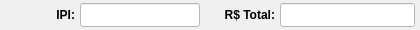
              <widget class="QWidget" name="widget_36" native="true">
               <property name="minimumSize">
                <size>
                 <width>0</width>
                 <height>30</height>
                </size>
               </property>
               <property name="maximumSize">
                <size>
                 <width>16777215</width>
                 <height>30</height>
                </size>
               </property>
               <property name="styleSheet">
                <string notr="true"/>
               </property>
               <layout class="QHBoxLayout" name="horizontalLayout_12">
                <property name="spacing">
                 <number>5</number>
                </property>
                <property name="leftMargin">
                 <number>5</number>
                </property>
                <property name="topMargin">
                 <number>3</number>
                </property>
                <property name="rightMargin">
                 <number>5</number>
                </property>
                <property name="bottomMargin">
                 <number>3</number>
                </property>
                <item>
                 <widget class="QLabel" name="label_47">
                  <property name="minimumSize">
                   <size>
                    <width>70</width>
                    <height>0</height>
                   </size>
                  </property>
                  <property name="maximumSize">
                   <size>
                    <width>70</width>
                    <height>16777215</height>
                   </size>
                  </property>
                  <property name="font">
                   <font>
                    <pointsize>9</pointsize>
                    <weight>75</weight>
                    <bold>true</bold>
                   </font>
                  </property>
                  <property name="text">
                   <string>IPI:</string>
                  </property>
                  <property name="alignment">
                   <set>Qt::AlignRight|Qt::AlignTrailing|Qt::AlignVCenter</set>
                  </property>
                 </widget>
                </item>
                <item>
                 <widget class="QLineEdit" name="line_Ipi_Manu">
                  <property name="sizePolicy">
                   <sizepolicy hsizetype="Preferred" vsizetype="Preferred">
                    <horstretch>0</horstretch>
                    <verstretch>0</verstretch>
                   </sizepolicy>
                  </property>
                  <property name="minimumSize">
                   <size>
                    <width>120</width>
                    <height>0</height>
                   </size>
                  </property>
                  <property name="maximumSize">
                   <size>
                    <width>120</width>
                    <height>16777215</height>
                   </size>
                  </property>
                  <property name="font">
                   <font>
                    <pointsize>9</pointsize>
                   </font>
                  </property>
                  <property name="styleSheet">
                   <string notr="true">background-color: rgb(255, 255, 255);</string>
                  </property>
                  <property name="alignment">
                   <set>Qt::AlignCenter</set>
                  </property>
                 </widget>
                </item>
                <item>
                 <widget class="QLabel" name="label_44">
                  <property name="minimumSize">
                   <size>
                    <width>70</width>
                    <height>0</height>
                   </size>
                  </property>
                  <property name="maximumSize">
                   <size>
                    <width>70</width>
                    <height>16777215</height>
                   </size>
                  </property>
                  <property name="font">
                   <font>
                    <pointsize>9</pointsize>
                    <weight>75</weight>
                    <bold>true</bold>
                   </font>
                  </property>
                  <property name="text">
                   <string>R$ Total:</string>
                  </property>
                  <property name="alignment">
                   <set>Qt::AlignRight|Qt::AlignTrailing|Qt::AlignVCenter</set>
                  </property>
                 </widget>
                </item>
                <item>
                 <widget class="QLineEdit" name="line_Valor_Manu">
                  <property name="sizePolicy">
                   <sizepolicy hsizetype="Preferred" vsizetype="Preferred">
                    <horstretch>0</horstretch>
                    <verstretch>0</verstretch>
                   </sizepolicy>
                  </property>
                  <property name="minimumSize">
                   <size>
                    <width>135</width>
                    <height>0</height>
                   </size>
                  </property>
                  <property name="maximumSize">
                   <size>
                    <width>16777215</width>
                    <height>16777215</height>
                   </size>
                  </property>
                  <property name="font">
                   <font>
                    <pointsize>9</pointsize>
                   </font>
                  </property>
                  <property name="styleSheet">
                   <string notr="true">background-color: rgb(255, 255, 255);</string>
                  </property>
                  <property name="alignment">
                   <set>Qt::AlignCenter</set>
                  </property>
                 </widget>
                </item>
               </layout>
              </widget>
